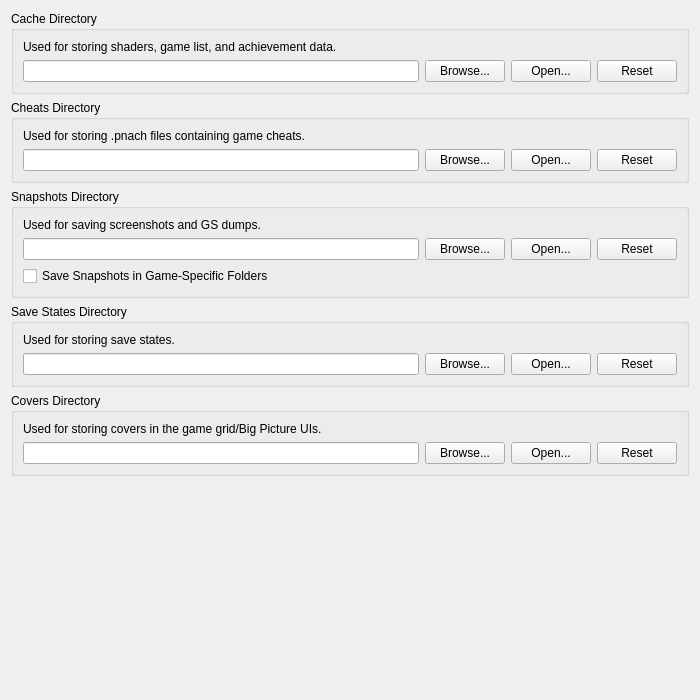
<?xml version="1.0" encoding="UTF-8"?>
<ui version="4.0">
 <class>FolderSettingsWidget</class>
 <widget class="QWidget" name="FolderSettingsWidget">
  <property name="geometry">
   <rect>
    <x>0</x>
    <y>0</y>
    <width>700</width>
    <height>700</height>
   </rect>
  </property>
  <layout class="QVBoxLayout" name="verticalLayout">
   <item>
    <widget class="QGroupBox" name="cacheGroup">
     <property name="title">
      <string>Cache Directory</string>
     </property>
     <layout class="QGridLayout" name="gridLayout_3">
      <item row="1" column="0">
       <widget class="QLineEdit" name="cache"/>
      </item>
      <item row="1" column="1">
       <widget class="QPushButton" name="cacheBrowse">
        <property name="text">
         <string>Browse...</string>
        </property>
       </widget>
      </item>
      <item row="1" column="2">
       <widget class="QPushButton" name="cacheOpen">
        <property name="text">
         <string>Open...</string>
        </property>
       </widget>
      </item>
      <item row="1" column="3">
       <widget class="QPushButton" name="cacheReset">
        <property name="text">
         <string>Reset</string>
        </property>
       </widget>
      </item>
      <item row="0" column="0" colspan="4">
       <widget class="QLabel" name="cacheLabel">
        <property name="text">
         <string>Used for storing shaders, game list, and achievement data.</string>
        </property>
        <property name="textInteractionFlags">
         <set>Qt::TextInteractionFlag::TextBrowserInteraction</set>
        </property>
        <property name="buddy">
         <cstring>cache</cstring>
        </property>
       </widget>
      </item>
     </layout>
    </widget>
   </item>
   <item>
    <widget class="QGroupBox" name="cheatsGroup">
     <property name="title">
      <string>Cheats Directory</string>
     </property>
     <layout class="QGridLayout" name="gridLayout_5">
      <item row="1" column="0">
       <widget class="QLineEdit" name="cheats"/>
      </item>
      <item row="1" column="1">
       <widget class="QPushButton" name="cheatsBrowse">
        <property name="text">
         <string>Browse...</string>
        </property>
       </widget>
      </item>
      <item row="1" column="2">
       <widget class="QPushButton" name="cheatsOpen">
        <property name="text">
         <string>Open...</string>
        </property>
       </widget>
      </item>
      <item row="1" column="3">
       <widget class="QPushButton" name="cheatsReset">
        <property name="text">
         <string>Reset</string>
        </property>
       </widget>
      </item>
      <item row="0" column="0" colspan="4">
       <widget class="QLabel" name="cheatsLabel">
        <property name="text">
         <string>Used for storing .pnach files containing game cheats.</string>
        </property>
        <property name="textInteractionFlags">
         <set>Qt::TextInteractionFlag::TextBrowserInteraction</set>
        </property>
        <property name="buddy">
         <cstring>cheats</cstring>
        </property>
       </widget>
      </item>
     </layout>
    </widget>
   </item>
   <item>
    <widget class="QGroupBox" name="snapshotsGroup">
     <property name="title">
      <string>Snapshots Directory</string>
     </property>
     <layout class="QGridLayout" name="gridLayout">
      <item row="1" column="0">
       <widget class="QLineEdit" name="snapshots"/>
      </item>
      <item row="1" column="1">
       <widget class="QPushButton" name="snapshotsBrowse">
        <property name="text">
         <string>Browse...</string>
        </property>
       </widget>
      </item>
      <item row="1" column="2">
       <widget class="QPushButton" name="snapshotsOpen">
        <property name="text">
         <string>Open...</string>
        </property>
       </widget>
      </item>
      <item row="1" column="3">
       <widget class="QPushButton" name="snapshotsReset">
        <property name="text">
         <string>Reset</string>
        </property>
       </widget>
      </item>
      <item row="0" column="0" colspan="4">
       <widget class="QLabel" name="snaphotsLabel">
        <property name="text">
         <string>Used for saving screenshots and GS dumps.</string>
        </property>
        <property name="textInteractionFlags">
         <set>Qt::TextInteractionFlag::TextBrowserInteraction</set>
        </property>
        <property name="buddy">
         <cstring>snapshots</cstring>
        </property>
       </widget>
      </item>
      <item row="2" column="0" colspan="4">
       <widget class="QCheckBox" name="organizeSnapshotsByGame">
        <property name="text">
         <string>Save Snapshots in Game-Specific Folders</string>
        </property>
       </widget>
      </item>
     </layout>
    </widget>
   </item>
   <item>
    <widget class="QGroupBox" name="saveStatesGroup">
     <property name="title">
      <string>Save States Directory</string>
     </property>
     <layout class="QGridLayout" name="gridLayout_2">
      <item row="0" column="0" colspan="4">
       <widget class="QLabel" name="saveStatesLabel">
        <property name="text">
         <string>Used for storing save states.</string>
        </property>
        <property name="textInteractionFlags">
         <set>Qt::TextInteractionFlag::TextBrowserInteraction</set>
        </property>
        <property name="buddy">
         <cstring>saveStates</cstring>
        </property>
       </widget>
      </item>
      <item row="1" column="1">
       <widget class="QPushButton" name="saveStatesBrowse">
        <property name="text">
         <string>Browse...</string>
        </property>
       </widget>
      </item>
      <item row="1" column="3">
       <widget class="QPushButton" name="saveStatesReset">
        <property name="text">
         <string>Reset</string>
        </property>
       </widget>
      </item>
      <item row="1" column="0">
       <widget class="QLineEdit" name="saveStates"/>
      </item>
      <item row="1" column="2">
       <widget class="QPushButton" name="saveStatesOpen">
        <property name="text">
         <string>Open...</string>
        </property>
       </widget>
      </item>
     </layout>
    </widget>
   </item>
   <item>
    <widget class="QGroupBox" name="coversGroup">
     <property name="title">
      <string>Covers Directory</string>
     </property>
     <layout class="QGridLayout" name="gridLayout_4">
      <item row="1" column="0">
       <widget class="QLineEdit" name="covers"/>
      </item>
      <item row="1" column="1">
       <widget class="QPushButton" name="coversBrowse">
        <property name="text">
         <string>Browse...</string>
        </property>
       </widget>
      </item>
      <item row="1" column="2">
       <widget class="QPushButton" name="coversOpen">
        <property name="text">
         <string>Open...</string>
        </property>
       </widget>
      </item>
      <item row="1" column="3">
       <widget class="QPushButton" name="coversReset">
        <property name="text">
         <string>Reset</string>
        </property>
       </widget>
      </item>
      <item row="0" column="0" colspan="4">
       <widget class="QLabel" name="coversLabel">
        <property name="text">
         <string>Used for storing covers in the game grid/Big Picture UIs.</string>
        </property>
        <property name="textInteractionFlags">
         <set>Qt::TextInteractionFlag::TextBrowserInteraction</set>
        </property>
        <property name="buddy">
         <cstring>covers</cstring>
        </property>
       </widget>
      </item>
     </layout>
    </widget>
   </item>
   <item>
    <spacer name="verticalSpacer">
     <property name="orientation">
      <enum>Qt::Orientation::Vertical</enum>
     </property>
     <property name="sizeHint" stdset="0">
      <size>
       <width>20</width>
       <height>0</height>
      </size>
     </property>
    </spacer>
   </item>
  </layout>
 </widget>
 <tabstops>
  <tabstop>cache</tabstop>
  <tabstop>cacheBrowse</tabstop>
  <tabstop>cacheOpen</tabstop>
  <tabstop>cacheReset</tabstop>
  <tabstop>cheats</tabstop>
  <tabstop>cheatsBrowse</tabstop>
  <tabstop>cheatsOpen</tabstop>
  <tabstop>cheatsReset</tabstop>
  <tabstop>snapshots</tabstop>
  <tabstop>snapshotsBrowse</tabstop>
  <tabstop>snapshotsOpen</tabstop>
  <tabstop>snapshotsReset</tabstop>
  <tabstop>organizeSnapshotsByGame</tabstop>
  <tabstop>saveStates</tabstop>
  <tabstop>saveStatesBrowse</tabstop>
  <tabstop>saveStatesOpen</tabstop>
  <tabstop>saveStatesReset</tabstop>
  <tabstop>covers</tabstop>
  <tabstop>coversBrowse</tabstop>
  <tabstop>coversOpen</tabstop>
  <tabstop>coversReset</tabstop>
 </tabstops>
 <resources>
  <include location="../resources/resources.qrc"/>
 </resources>
 <connections/>
</ui>
